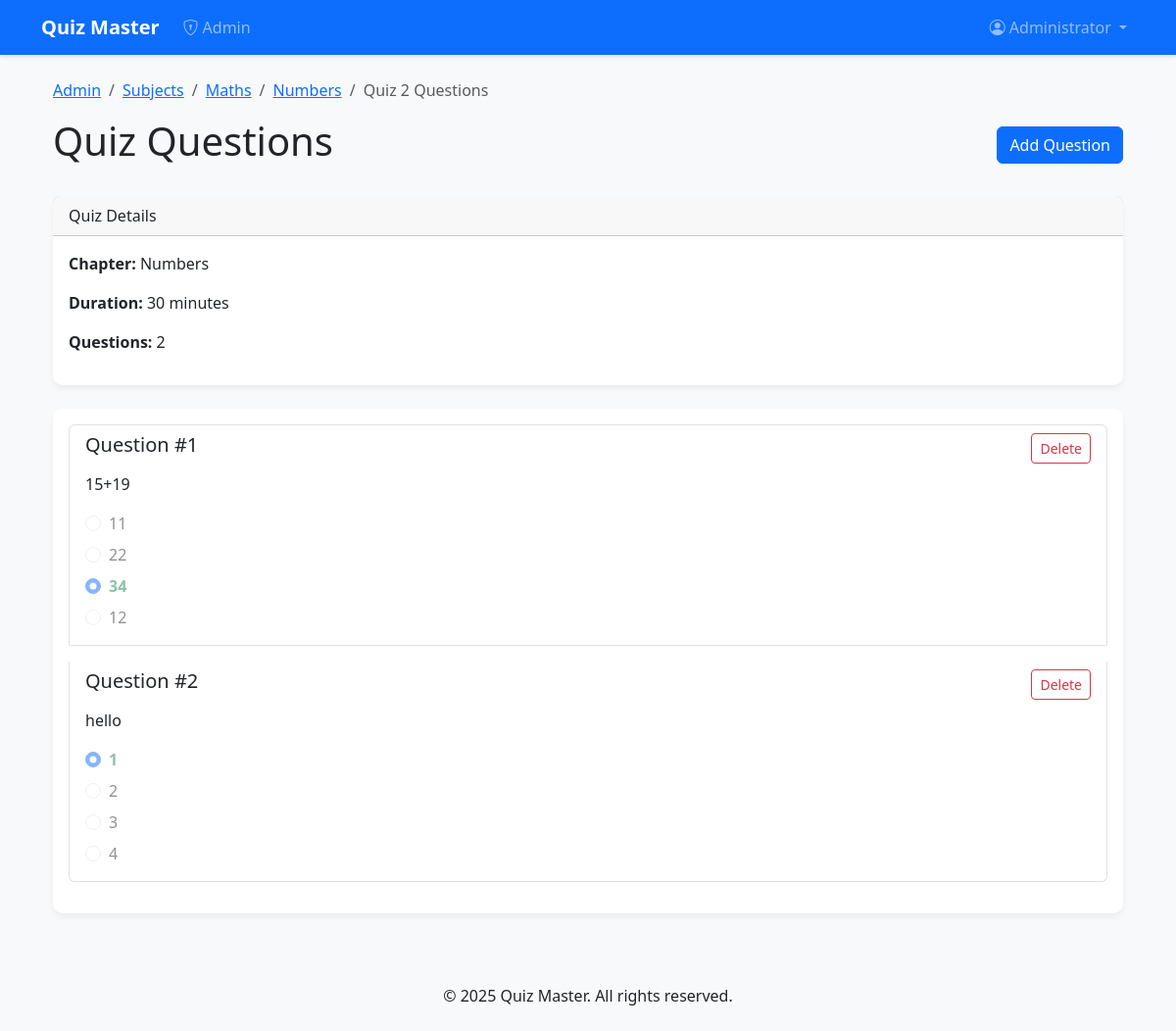
Screenshot of /admin/quiz/2/questions (signed in) with the database file from the repository.
### models.py (models this page shows, shortened)
class User(UserMixin, db.Model):
    __tablename__ = 'users'
    id = db.Column(db.Integer, primary_key=True)
    username = db.Column(db.String(80), unique=True, nullable=False)
    email = db.Column(db.String(120), unique=True, nullable=False)
    password = db.Column(db.String(200), nullable=False)
    full_name = db.Column(db.String(120))
    qualification = db.Column(db.String(120))
    dob = db.Column(db.Date)
    is_admin = db.Column(db.Boolean, default=False)
    created_at = db.Column(db.DateTime, default=datetime.utcnow)
    scores = db.relationship('Score', backref='user', lazy=True, cascade='all, delete-orphan')

class Subject(db.Model):
    __tablename__ = 'subjects'
    id = db.Column(db.Integer, primary_key=True)
    name = db.Column(db.String(120), unique=True, nullable=False)
    description = db.Column(db.Text)
    created_at = db.Column(db.DateTime, default=datetime.utcnow)
    chapters = db.relationship('Chapter', backref='subject', lazy=True, cascade='all, delete-orphan')

class Chapter(db.Model):
    __tablename__ = 'chapters'
    id = db.Column(db.Integer, primary_key=True)
    name = db.Column(db.String(120), nullable=False)
    description = db.Column(db.Text)
    subject_id = db.Column(db.Integer, db.ForeignKey('subjects.id'), nullable=False)
    created_at = db.Column(db.DateTime, default=datetime.utcnow)
    quizzes = db.relationship('Quiz', backref='chapter', lazy=True, cascade='all, delete-orphan')

class Quiz(db.Model):
    __tablename__ = 'quizzes'
    id = db.Column(db.Integer, primary_key=True)
    chapter_id = db.Column(db.Integer, db.ForeignKey('chapters.id'), nullable=False)
    date_of_quiz = db.Column(db.DateTime, default=datetime.utcnow)
    time_duration = db.Column(db.Integer)  # in minutes
    remarks = db.Column(db.Text)
    created_at = db.Column(db.DateTime, default=datetime.utcnow)
    questions = db.relationship('Question', backref='quiz', lazy=True, cascade='all, delete-orphan')
    scores = db.relationship('Score', backref='quiz', lazy=True, cascade='all, delete-orphan')

class Question(db.Model):
    __tablename__ = 'questions'
    id = db.Column(db.Integer, primary_key=True)
    quiz_id = db.Column(db.Integer, db.ForeignKey('quizzes.id'), nullable=False)
    question_statement = db.Column(db.Text, nullable=False)
    option1 = db.Column(db.String(255), nullable=False)
    option2 = db.Column(db.String(255), nullable=False)
    option3 = db.Column(db.String(255))
    option4 = db.Column(db.String(255))
    correct_option = db.Column(db.Integer, nullable=False)  # 1-4
    created_at = db.Column(db.DateTime, default=datetime.utcnow)

### routes/admin.py (the view)
@admin_bp.route('/quiz/<int:quiz_id>/questions')
def manage_questions(quiz_id):
    quiz = Quiz.query.get_or_404(quiz_id)
    return render_template('manage_questions.html', quiz=quiz)

### app.py (called while the page is built)
def create_app():
    app = Flask(__name__)
    app.config.from_object(Config)
    db.init_app(app)
    migrate = Migrate(app, db)
    login_manager = LoginManager()
    login_manager.login_view = 'auth.login'
    login_manager.init_app(app)
    @login_manager.user_loader
    def load_user(user_id):
        from models import User
        return User.query.get(int(user_id))
    init_routes(app)
    @app.route('/')
    def index():
        return render_template('index.html')
    return app

### routes/admin.py (called while the page is built)
@admin_bp.before_request
@login_required
def require_admin():
    if not current_user.is_admin:
        flash('Unauthorized access', 'danger')
        return redirect(url_for('user.dashboard'))

### templates/manage_questions.html (shortened to what this page needs)
{% extends "base.html" %}
{% block content %}
<div class="container">
    <nav aria-label="breadcrumb">
        <ol class="breadcrumb">
            <li class="breadcrumb-item"><a href="{{ url_for('admin.dashboard') }}">Admin</a></li>
            <li class="breadcrumb-item"><a href="{{ url_for('admin.manage_subjects') }}">Subjects</a></li>
            <li class="breadcrumb-item"><a href="{{ url_for('admin.manage_chapters', subject_id=quiz.chapter.subject.id) }}">
                {{ quiz.chapter.subject.name }}
            </a></li>
            <li class="breadcrumb-item"><a href="{{ url_for('admin.manage_quizzes', chapter_id=quiz.chapter.id) }}">
                {{ quiz.chapter.name }}
            </a></li>
            <li class="breadcrumb-item active" aria-current="page">Quiz {{ quiz.id }} Questions</li>
        </ol>
    </nav>
    <div class="d-flex justify-content-between align-items-center mb-4">
        <h1>Quiz Questions</h1>
        <button class="btn btn-primary" data-bs-toggle="modal" data-bs-target="#addQuestionModal">
            Add Question
        </button>
    </div>
    <div class="card mb-4">
        <div class="card-header">
            Quiz Details
        </div>
        <div class="card-body">
            <p><strong>Chapter:</strong> {{ quiz.chapter.name }}</p>
            <p><strong>Duration:</strong> {{ quiz.time_duration }} minutes</p>
            <p><strong>Questions:</strong> {{ quiz.questions|length }}</p>
        </div>
    </div>
    <div class="card">
        <div class="card-body">
            {% if quiz.questions %}
            <div class="list-group">
                {% for question in quiz.questions %}
                <div class="list-group-item mb-3">
                    <div class="d-flex justify-content-between align-items-start">
                        <div class="flex-grow-1 me-3">
                            <h5 class="mb-3">Question #{{ loop.index }}</h5>
                            <p class="mb-3">{{ question.question_statement }}</p>
                            <div class="options">
                                <div class="form-check mb-2">
                                    <input class="form-check-input" type="radio" disabled
                                           {% if question.correct_option == 1 %}checked{% endif %}>
                                    <label class="form-check-label {% if question.correct_option == 1 %}fw-bold text-success{% endif %}">
                                        {{ question.option1 }}
                                    </label>
                                </div>
                                <div class="form-check mb-2">
                                    <input class="form-check-input" type="radio" disabled
                                           {% if question.correct_option == 2 %}checked{% endif %}>
                                    <label class="form-check-label {% if question.correct_option == 2 %}fw-bold text-success{% endif %}">
                                        {{ question.option2 }}
                                    </label>
                                </div>
                                {% if question.option3 %}
                                <div class="form-check mb-2">
                                    <input class="form-check-input" type="radio" disabled
                                           {% if question.correct_option == 3 %}checked{% endif %}>
                                    <label class="form-check-label {% if question.correct_option == 3 %}fw-bold text-success{% endif %}">
                                        {{ question.option3 }}
                                    </label>
                                </div>
                                {% endif %}
                                {% if question.option4 %}
                                <div class="form-check mb-2">
                                    <input class="form-check-input" type="radio" disabled
                                           {% if question.correct_option == 4 %}checked{% endif %}>
                                    <label class="form-check-label {% if question.correct_option == 4 %}fw-bold text-success{% endif %}">
                                        {{ question.option4 }}
                                    </label>
                                </div>
                                {% endif %}
                            </div>
                        </div>
                        <div>
                            <form method="POST" action="{{ url_for('admin.delete_question', question_id=question.id) }}">
                                <button type="submit" class="btn btn-sm btn-outline-danger">
                                    Delete
                                </button>
                            </form>
                        </div>
                    </div>
                </div>
                {% endfor %}
            </div>
            {% else %}
            <p class="text-muted">No questions found for this quiz</p>
            {% endif %}
        </div>
    </div>
</div>
{% endblock %}

### templates/base.html (shortened to what this page needs)
<!DOCTYPE html>
<html lang="en">
<head>
    <link href="https://cdn.jsdelivr.net/npm/bootstrap@5.3.0/dist/css/bootstrap.min.css" rel="stylesheet">
    <link rel="stylesheet" href="https://cdn.jsdelivr.net/npm/bootstrap-icons@1.10.0/font/bootstrap-icons.css">
    <link rel="stylesheet" href="{{ url_for('static', filename='css/styles.css') }}">
</head>
<body>
    <nav class="navbar navbar-expand-lg navbar-dark bg-primary">
        <div class="container">
            <a class="navbar-brand" href="{{ url_for('index') }}">Quiz Master</a>
            <div class="collapse navbar-collapse" id="navbarNav">
                <ul class="navbar-nav me-auto">
                    {% if current_user.is_authenticated %}
                        {% if current_user.is_admin %}
                            <li class="nav-item">
                                <a class="nav-link" href="{{ url_for('admin.dashboard') }}">
                                    <i class="bi bi-shield-lock me-1"></i>Admin
                                </a>
                            </li>
                        {% endif %}
                    {% endif %}
                </ul>
                <ul class="navbar-nav">
                    {% if current_user.is_authenticated %}
                        <li class="nav-item dropdown">
                            <a class="nav-link dropdown-toggle" href="#" id="userDropdown" role="button" data-bs-toggle="dropdown" aria-expanded="false">
                                <i class="bi bi-person-circle me-1"></i>{{ current_user.full_name or current_user.username }}
                            </a>
                        </li>
                    {% endif %}
                </ul>
            </div>
        </div>
    </nav>
    <main class="container my-4">
        {% block content %}{% endblock %}
    </main>
    <footer class="bg-light py-4 mt-5">
        <div class="container text-center">
            <p class="mb-0">&copy; 2025 Quiz Master. All rights reserved.</p>
        </div>
    </footer>
</body>
</html>

### static/css/styles.css (style rules this page uses)
body { font-family: 'Segoe UI', Tahoma, Geneva, Verdana, sans-serif; background-color: #f8f9fa; color: #212529; }
.navbar { box-shadow: 0 2px 4px rgba(0,0,0,.1); }
.navbar-brand { font-weight: 700; }
.card { border: none; border-radius: 10px; box-shadow: 0 4px 6px rgba(0,0,0,.05); transition: transform 0.2s, box-shadow 0.2s; }

### rows the page displays
User: full_name "Administrator"
Subject: chapter.subject.name "Maths"
Chapter: chapter.name "Numbers"
Quiz: id "2", time_duration "30"
Question: question_statement "15+19", option1 "11", option2 "22", correct_option "☑", option3 "34", option4 "12"
Question: question_statement "hello", correct_option "☑", option1 "1", option2 "2", option3 "3", option4 "4"

### other values shown
{{ quiz.questions|length }} "2"
